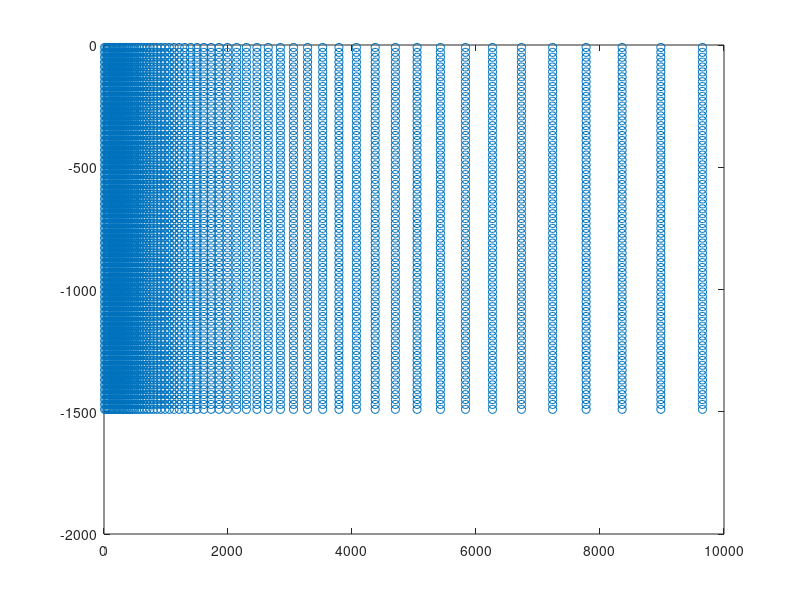

Here is the MATLAB script that generated this plot:
clear
close all

%Distribuzione serie geometrica
L=10000-320; %lunghezza massima
q=1.075; %fatttore
N=49;
l=L*(1-q)/(1-q^N);
sx=l*q.^[0:1:N-1]; 
sx=[20*ones(16,1);sx'];

%Distribuzione simile a flow.inp con faglie
%sx=[20*ones(40,1);200*ones(15,1);20*ones(40,1);200*ones(15,1);20*ones(109,1);200*ones(2,1)];

Tratti=[0;cumsum(sx)];

for i=1:length(Tratti)-1
    X(i)=(Tratti(i)+Tratti(i+1))/2;
end

stepV=20;
layer=-1490.0;
top=-10.0;
Row=(-layer+top)/stepV+1;
Col=length(X);
D=1e-9;
LL=[layer:stepV:top]';


for i=1:length(X)
    Volume(i,1)=pi*(Tratti(i+1)^2-Tratti(i)^2)*stepV;
end

Xcenter=[];
Zcenter=[];
for i=1:Row  
    Xcenter=[Xcenter;X'];
    Zcenter=[Zcenter; LL(i)*ones(size(X'))];   
end
Ycenter=0.5*ones(size(Xcenter));
figure(1)
plot(Xcenter,Zcenter,'o')
save xcenter.txt Xcenter -ascii -double
save ycenter.txt Ycenter -ascii -double
save zcenter.txt Zcenter -ascii -double
clear Xcenter Ycenter Zcenter

fid = fopen('flow.inp','w');

fprintf(fid,'TOUGH2 Analysis\n');
fprintf(fid,'ROCKS----1----*----2----*----3----*----4----*----5----*----6----*----7----*----8\n');
fprintf(fid,'Rock1    3    2000.0       0.2   1.0E-14   1.0E-14   1.0E-14      2.80    1000.0\n');
% fprintf(fid,'       0.0       0.0      2.80       0.0       0.0\n');
% fprintf(fid,'    1            0.2       0.1       0.9       0.7\n');
% fprintf(fid,'    1            0.0       0.0       1.0\n');
fprintf(fid,'\n');
fprintf(fid,'MULTI----1----*----2----*----3----*----4----*----5----*----6----*----7----*----8\n');
fprintf(fid,'    2    3    2    6\n');
fprintf(fid,'START----1----*----2----*----3----*----4----*----5----*----6----*----7----*----8\n');
fprintf(fid,'PARAM----1-MOP* 123456789012345678901234----*----5----*----6----*----7----*----8\n');
fprintf(fid,' 8 29999    1000000000000002  03 000   0                                        \n');
fprintf(fid,'       0.0   1.27E11     100.0   3.15E10                9.81       4.0       1.0\n');
fprintf(fid,'    1.0E-5       1.0                 1.0       1.0          \n');
fprintf(fid,'\n');
fprintf(fid,'SOLVR----1----*----2----*----3----*----4----*----5----*----6----*----7----*----8\n');
fprintf(fid,'5  Z1   O0       0.1    1.0E-6\n');
fprintf(fid,'RPCAP----1----*----2----*----3----*----4----*----5----*----6----*----7----*----8\n');
fprintf(fid,'    3          0.333      0.05\n');
fprintf(fid,'    1      9.79020E3      .333        1.\n');

%%%%%  FILE for TIMES  %%%%%%%%%%%%%%%%%%
times=[[0:2000:4000]';[4000.1:0.5:4010]']*86400*365';
l=length(times);
fprintf(fid,'TIMES----1----*----2----*----3----*----4----*----5----*----6----*----7----*----8\n');
fprintf(fid,'%5d%5d\n',l,l); 
h=1;
i=1;
while i<=l
    while h<=8 & i<=l
        fprintf(fid,'%#10.5G',times(i));
        h=h+1;
        i=i+1;
    end
    fprintf(fid,'\n');
    h=1;
end

%%%%%  FILE for ELEMENT  %%%%%%%%%%%%%%%%%%
h=1;
fprintf(fid,'ELEME----1----*----2----*----3----*----4----*----5----*----6----*----7----*----8\n');
for j=1:Row    
    for i=1:Col
        if j==Row;
            fprintf(fid,'%5d          Rock1%#10.4G%#10.4G%#10.4G%#10.4G%#10.4G%#10.4G\n',(Col)*(h-1)+i, 0e59, 0.0, 0.0, X(i),0.5, LL(j));
        else
            fprintf(fid,'%5d          Rock1%#10.4G%#10.4G%#10.4G%#10.4G%#10.4G%#10.4G\n',(Col)*(h-1)+i, Volume(i), 0.0, 1.0, X(i),0.5, LL(j));
        end            
    end
    h=h+1;
end
fprintf(fid,'\n');


%%%%%  FILE for CONNETTIVITY  %%%%%%%%%%%%%%%%%%
AreaLat=2*pi*Tratti(2:end)*stepV;
%AreaLatTop=2*pi*Tratti(2:end)*D;

for i=1:length(X)
    AreaVer(i)=pi*(Tratti(i+1)^2-Tratti(i)^2);
end

fprintf(fid,'CONNE----1----*----2----*----3----*----4----*----5----*----6----*----7----*----8\n');
for i=1:Row    
    for j=1:Col-1
        fprintf(fid,'%5d%5d%20d%#10.4G%#10.4G%#10.4G%#10.4G%#10.4G\n',(i-1)*(Col)+j,(i-1)*(Col)+j+1, 1, Tratti(j+1)-X(j), X(j+1)-Tratti(j+1), AreaLat(j),0, 0);                   
    end
    h=h+1;
end

for i=1:Row-2   
    for j=1:Col
        fprintf(fid,'%5d%5d%20d%#10.4G%#10.4G%#10.4G%#10.4G%#10.4G\n',(i-1)*(Col)+j,(i)*(Col)+j, 1, stepV/2, stepV/2, AreaVer(j),-1, 0);                   
    end
    h=h+1;
end

i=Row-1;
for j=1:Col
    fprintf(fid,'%5d%5d%20d%#10.4G%#10.4G%#10.4G%#10.4G%#10.4G\n',(i-1)*(Col)+j,(i)*(Col)+j, 1, stepV/2, D, AreaVer(j),-1, 0);                   
end


fprintf(fid,'\n');

%%%%%  FILE for INITIAL CONDITION  %%%%%%%%%%%%%%%%%%
fprintf(fid,'INCON----1----*----2----*----3----*----4----*----5----*----6----*----7----*----8\n');
GradP=1000*9.81; %in Pa/m
Ptop=101325; %in Pa
GradT=130/1000;
Ttop=20;

h=1;
for i=1:Row
    for j=1:Col
        fprintf(fid,'%5d\n',h);  
        P_CO2=0.1;         if (i==Row) P_CO2=0.0; end
        %fprintf(fid,'%#20.14G%#20.14G%#20.14G\n',-LL(i)*GradP+Ptop,-LL(i)*GradT+Ttop, P_CO2);
        fprintf(fid,'%#20.14G%#20.14G%#20.14G\n',-LL(i)*GradP+Ptop,-LL(i)*GradT+Ttop, Ptop*0.0004);

        h=h+1;
    end   
end
fprintf(fid,'\n');

%%%%%  FILE for GENER  %%%%%%%%%%%%%%%%%%
fprintf(fid,'GENER----1----*----2----*----3----*----4----*----5----*----6----*----7----*----8\n');

%Rinaldi
AreaTot=pi*160^2;
H2O_0=2400*1e3/86400/AreaTot;
H2O_1=6100*1e3/86400/AreaTot;
CO2_0=1000*1e3/86400/AreaTot;
CO2_1=6000*1e3/86400/AreaTot;
Heat=31415926.5/(pi*Tratti(end)^2);
ent_water=2800000;
ent_CO2=290000; %797482;
% ent_water=2980000.0; %usato da Alia
% ent_CO2=115000; %usato da Alia

%%%%%    WATER & CO2    %%%%%%%%%%%%%%%%%%%%%%%%%%%%%%%%
h=1;
for j=1:8
    fprintf(fid,'%5d%5d                   4     COM11\n',j,h);         
    fprintf(fid,'%#14.7G%#14.7G%#14.7G%#14.7G\n',0,86400*365*4000.01,86400*365*4001.6,86400*365*4012); %times
    fprintf(fid,'%#14.7G%#14.7G%#14.7G%#14.7G\n',H2O_0*AreaVer(j),H2O_1*AreaVer(j),H2O_0*AreaVer(j),H2O_0*AreaVer(j)); %rate
    fprintf(fid,'%#14.7G%#14.7G%#14.7G%#14.7G\n',ent_water,ent_water,ent_water,ent_water); %enthalpy
    h=h+1;
    fprintf(fid,'%5d%5d                   4     COM21\n',j,h);         
    fprintf(fid,'%#14.7G%#14.7G%#14.7G%#14.7G\n',0,86400*365*4000.01,86400*365*4001.6,86400*365*4012); %times
    fprintf(fid,'%#14.7G%#14.7G%#14.7G%#14.7G\n',CO2_0*AreaVer(j),CO2_1*AreaVer(j),CO2_0*AreaVer(j),CO2_0*AreaVer(j)); %rate
    fprintf(fid,'%#14.7G%#14.7G%#14.7G%#14.7G\n',ent_CO2,ent_CO2,ent_CO2,ent_CO2); %enthalpy
    h=h+1;                       
end
%%%%%%%%%%%%%%%%%%%%%%%%%%%%%%%%%%%%%%%%%%%%%%%%%%%%%%%%%

%%%%%    WATER & CO2 --- enthalpy per m^2   %%%%%%%%%%%%%
% % % h=1;
% % % for j=1:5
% % %     fprintf(fid,'%5d%5d                   4     COM11\n',j,h);         
% % %     fprintf(fid,'%#14.7G%#14.7G%#14.7G%#14.7G\n',0,86400*365*4000.01,86400*365*4001.6,86400*365*4012); %times
% % %     fprintf(fid,'%#14.7G%#14.7G%#14.7G%#14.7G\n',H2O_0*AreaVer(j),H2O_1*AreaVer(j),H2O_0*AreaVer(j),H2O_0*AreaVer(j)); %rate
% % %     fprintf(fid,'%#14.7G%#14.7G%#14.7G%#14.7G\n',ent_water/AreaTot*AreaVer(j),ent_water/AreaTot*AreaVer(j),ent_water/AreaTot*AreaVer(j),ent_water/AreaTot*AreaVer(j)); %enthalpy
% % %     h=h+1;
% % %     fprintf(fid,'%5d%5d                   4     COM21\n',j,h);         
% % %     fprintf(fid,'%#14.7G%#14.7G%#14.7G%#14.7G\n',0,86400*365*4000.01,86400*365*4001.6,86400*365*4012); %times
% % %     fprintf(fid,'%#14.7G%#14.7G%#14.7G%#14.7G\n',CO2_0*AreaVer(j),CO2_1*AreaVer(j),CO2_0*AreaVer(j),CO2_0*AreaVer(j)); %rate
% % %     fprintf(fid,'%#14.7G%#14.7G%#14.7G%#14.7G\n',ent_CO2/AreaTot*AreaVer(j),ent_CO2/AreaTot*AreaVer(j),ent_CO2/AreaTot*AreaVer(j),ent_CO2/AreaTot*AreaVer(j)); %enthalpy
% % %     h=h+1;                       
% % % end
%%%%%%%%%%%%%%%%%%%%%%%%%%%%%%%%%%%%%%%%%%%%%%%%%%%%%%%%%


% %%%%%%     ONLY WATER    %%%%%%%%%%%%%%%%%%%%%%%%%%%%%%%%
% h=1;
% for j=1:8
%     fprintf(fid,'%5d%5d                   3     COM11\n',j,h);         
%     fprintf(fid,'%#14.7G%#14.7G%#14.7G\n',0,86400*365*10000.01,86400*365*10004); %times
%     fprintf(fid,'%#14.7G%#14.7G%#14.7G\n',H2O_0*AreaVer(j),H2O_1*AreaVer(j),H2O_1*AreaVer(j)); %rate
%     fprintf(fid,'%#14.7G%#14.7G%#14.7G\n',2980000.0,2980000.0,2980000.0); %enthalpy
%     h=h+1;                       
% end
% %%%%%%%%%%%%%%%%%%%%%%%%%%%%%%%%%%%%%%%%%%%%%%%%%%%%%%%%%%

%%%%%%%%%%%%%%%%%%%%% HEAT INPUT at the BOTTOM %%%%%%%%%%% 
% for j=1:Col
%     fprintf(fid,'%5d%5d                   0     HEAT %#10.4G\n',j,h,Heat*AreaVer(j));         
%     h=h+1;                      
% end
%%%%%%%%%%%%%%%%%%%%%%%%%%%%%%%%%%%%%%%%%%%%%%%%%%%%%%%%%%

fprintf(fid,'\n');
fprintf(fid,'NOVER----1----*----2----*----3----*----4----*----5----*----6----*----7----*----8\n');
fprintf(fid,'ENDCY\n');

fclose(fid);

% %Esempio Flow.inp convergente
% AreaTot=pi*200^2;
% H2O_0=13.94/AreaTot; %kg/s
% CO2_0=5.79/AreaTot;
% Heat=31415926.5/(pi*Tratti(end)^2);
% 
% h=1;
% for j=1:8
%     fprintf(fid,'%5d%5d                   0     COM1 %#10.4G%#10.4G\n',j,h,H2O_0*AreaVer(j),2980000.0);         
%     h=h+1;
%     fprintf(fid,'%5d%5d                   0     COM2 %#10.4G%#10.4G\n',j,h,CO2_0*AreaVer(j),115000.0);         
%     h=h+1;                       
% end
% 
% for j=1:Col
%     fprintf(fid,'%5d%5d                   0     HEAT %#10.4G\n',j,h,Heat*AreaVer(j));         
%     h=h+1;                      
% end
% fprintf(fid,'\n');
% fprintf(fid,'NOVER----1----*----2----*----3----*----4----*----5----*----6----*----7----*----8\n');
% fprintf(fid,'ENDCY\n');
% 
% fclose(fid);

